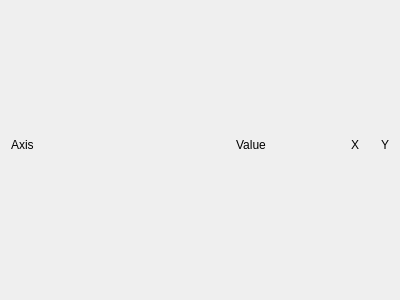
<?xml version="1.0" encoding="UTF-8"?>
<ui version="4.0">
 <class>axisWidgetContainer</class>
 <widget class="QWidget" name="axisWidgetContainer">
  <property name="geometry">
   <rect>
    <x>0</x>
    <y>0</y>
    <width>400</width>
    <height>300</height>
   </rect>
  </property>
  <property name="windowTitle">
   <string>Form</string>
  </property>
  <layout class="QGridLayout" name="gridLayout">
   <property name="sizeConstraint">
    <enum>QLayout::SetDefaultConstraint</enum>
   </property>
   <item row="0" column="3">
    <widget class="QLabel" name="label_4">
     <property name="maximumSize">
      <size>
       <width>24</width>
       <height>24</height>
      </size>
     </property>
     <property name="layoutDirection">
      <enum>Qt::RightToLeft</enum>
     </property>
     <property name="text">
      <string>Y</string>
     </property>
     <property name="alignment">
      <set>Qt::AlignRight|Qt::AlignTop|Qt::AlignTrailing</set>
     </property>
    </widget>
   </item>
   <item row="0" column="1">
    <widget class="QLabel" name="label_2">
     <property name="layoutDirection">
      <enum>Qt::RightToLeft</enum>
     </property>
     <property name="text">
      <string>Value</string>
     </property>
     <property name="alignment">
      <set>Qt::AlignHCenter|Qt::AlignTop</set>
     </property>
     <property name="openExternalLinks">
      <bool>false</bool>
     </property>
    </widget>
   </item>
   <item row="0" column="0">
    <widget class="QLabel" name="label">
     <property name="maximumSize">
      <size>
       <width>200</width>
       <height>16777215</height>
      </size>
     </property>
     <property name="text">
      <string>Axis</string>
     </property>
     <property name="alignment">
      <set>Qt::AlignLeading|Qt::AlignLeft|Qt::AlignTop</set>
     </property>
    </widget>
   </item>
   <item row="0" column="2">
    <widget class="QLabel" name="label_3">
     <property name="maximumSize">
      <size>
       <width>24</width>
       <height>24</height>
      </size>
     </property>
     <property name="layoutDirection">
      <enum>Qt::RightToLeft</enum>
     </property>
     <property name="text">
      <string>X</string>
     </property>
     <property name="alignment">
      <set>Qt::AlignRight|Qt::AlignTop|Qt::AlignTrailing</set>
     </property>
    </widget>
   </item>
  </layout>
 </widget>
 <resources/>
 <connections/>
</ui>
